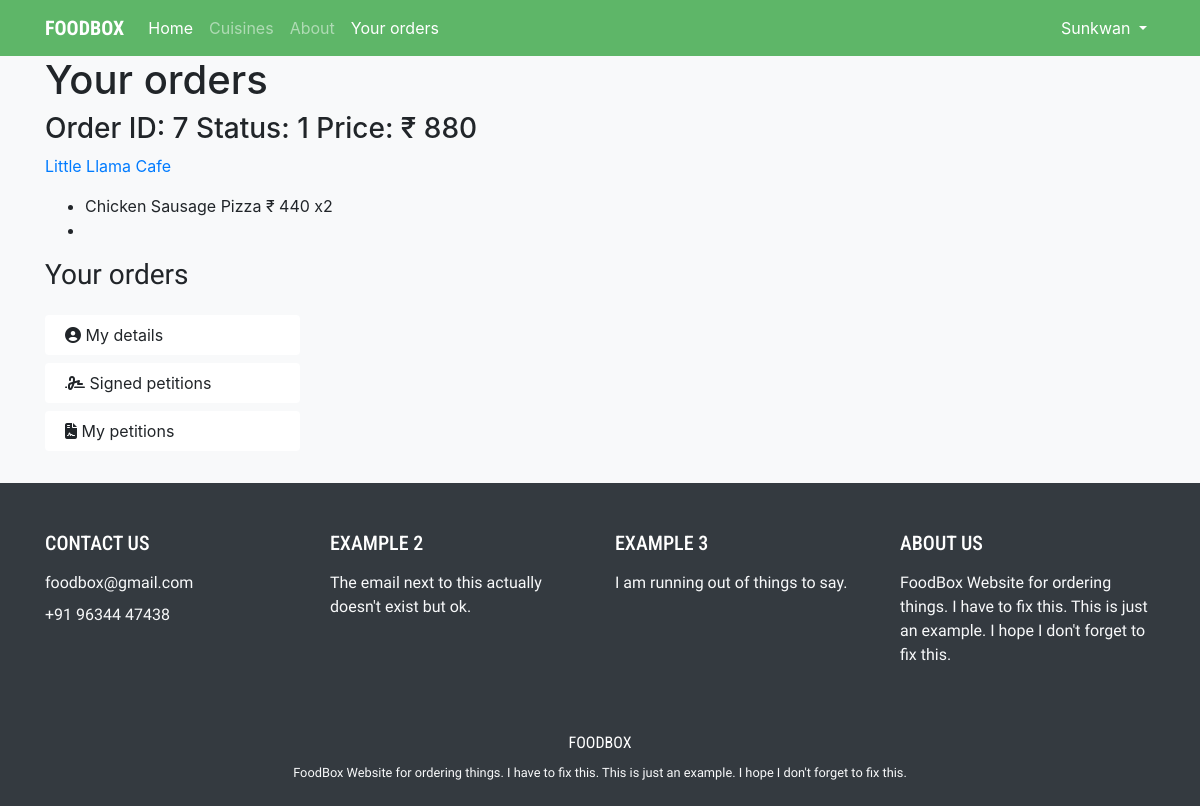
Page /orders (signed in) on the earlier database version.
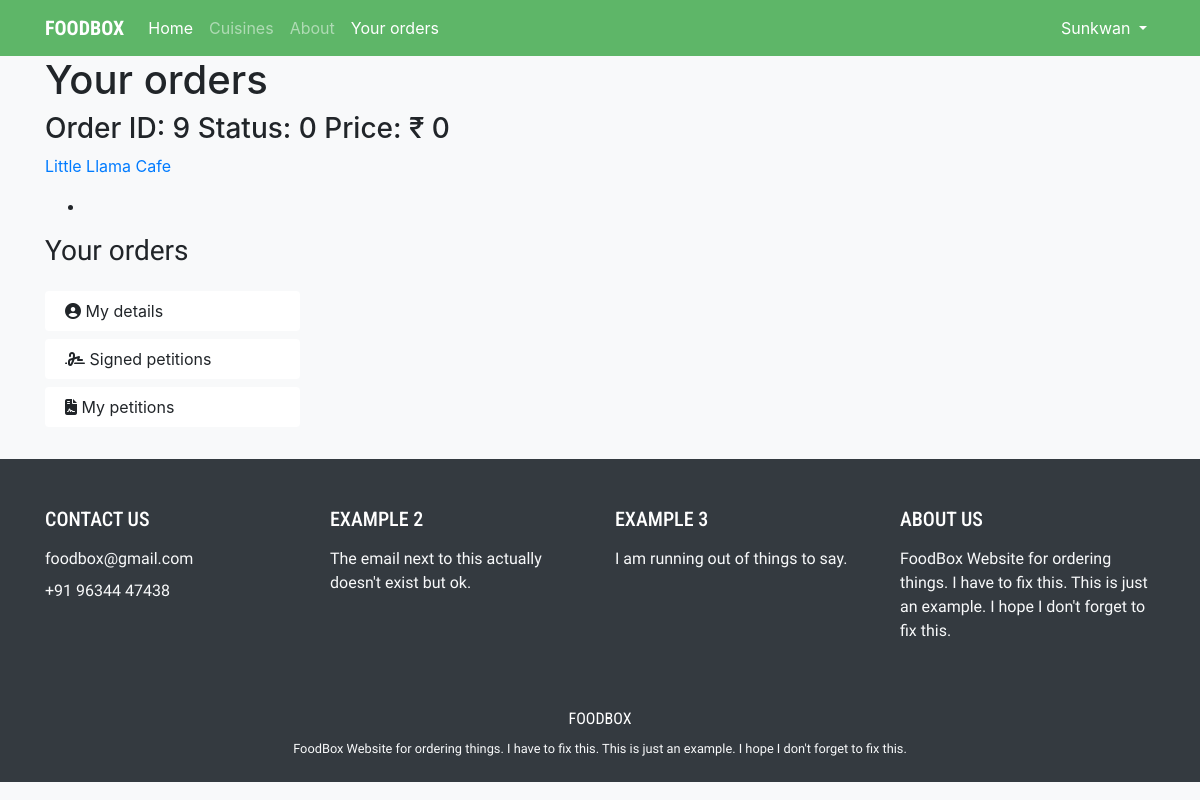
Same page on the later database version.
### food/models.py (models this page shows, shortened)
class Order(models.Model):
    user = models.ForeignKey(User, on_delete=models.CASCADE, related_name='orders')
    restaurant = models.ForeignKey(Restaurant, on_delete=models.CASCADE, related_name='orders')
    address = models.CharField(max_length=100, blank=True)
    status = models.IntegerField(default=0)
    totalPrice = models.IntegerField(default=0)

class Restaurant(models.Model):
    name = models.CharField(max_length=50)
    nick = models.CharField(max_length=10, blank=True)
    cuisine = models.ManyToManyField(Cuisine, related_name='restaurants')
    description = models.TextField(blank=True)
    phoneNumber = models.CharField(max_length=50, blank=True)
    url = models.URLField(blank=True)
    openTime = models.TimeField(blank=True, null=True)
    closeTime = models.TimeField(blank=True, null=True)

class OrderItem(models.Model):
    orderList = models.ForeignKey(Order, on_delete=models.CASCADE, related_name='items')
    menuItem = models.ForeignKey(MenuItem, on_delete=models.CASCADE, related_name='orders')
    price = models.IntegerField(default=0)
    count = models.IntegerField(default=0)

class MenuItem(models.Model):
    name = models.CharField(max_length=50)
    price = models.IntegerField()
    description = models.TextField(blank=True)
    image = models.ImageField(upload_to='menu_item', blank=True)
    category = models.ForeignKey('Category', on_delete=models.CASCADE, related_name='menu', null=True)
    totalCount = models.IntegerField(default=0)

### food/views.py (the view)
# urls.py: path("orders", views.orders, name='orders'),
def orders(request):
    if not request.user.is_authenticated:
        return HttpResponseRedirect(reverse('login'))
    else:
        context = {
            "orders": request.user.orders.all()
        }
        return render(request, "food/orders.html", context)

### food/templates/food/orders.html (shortened to what this page needs)
{% extends "food/base.html" %}
{% load static %}
{% block body %}
  <h1>Your orders</h1>
  {% for order in orders %}
    <h3>Order ID: {{order.id}} Status: {{order.status}} Price: &#8377; {{ order.totalPrice }}</h3>
    <p><a href="{% url 'restaurant' order.restaurant.id %}">{{ order.restaurant.name }}</a></p>
    <ul>
      {% for item in order.items.all %}
          <li>{{ item.menuItem.name }} &#8377; {{ item.menuItem.price }} x{{ item.count }}</li>
      {% endfor %}
      <li>{{ order.address }}</li>
    </ul>
  {% endfor %}
  <h3 class="my-3" id="f1">Your orders</h3>
  <div class="row">
    <div class="col-12 col-lg-3">
      <div class="card border-0 account-card card-active my-2" onclick="window.location.href = '#'">
        <div class="card-body py-2">
          <i class="fas fa-user-circle"></i> My details
        </div>
      </div>
      <div class="card border-0 my-2 account-card" onclick="window.location.href = '#'">
        <div class="card-body py-2">
          <i class="fas fa-signature"></i> Signed petitions
        </div>
      </div>
      <div class="card border-0 my-2 account-card" onclick="window.location.href = '#'">
        <div class="card-body py-2">
          <i class="fas fa-file-contract"></i> My petitions
        </div>
      </div>
    </div>
  </div>
{% endblock %}

### food/templates/food/base.html (shortened to what this page needs)
{% load static %}
<!DOCTYPE html>
<html>
<head>
    <link rel="stylesheet" href="https://stackpath.bootstrapcdn.com/bootstrap/4.3.1/css/bootstrap.min.css"
>
    <link rel="stylesheet" href="https://cdnjs.cloudflare.com/ajax/libs/font-awesome/4.7.0/css/font-awesome.min.css">
    <link rel="stylesheet" href="https://cdnjs.cloudflare.com/ajax/libs/animate.css/4.0.0/animate.min.css"/>
    <link rel="stylesheet" href="{% static 'food/index.css' %}" />
</head>
<body class="bg-light">
    {% include 'food/nav.html' %}
    <div class="container">
        {% block body %}
        {% endblock %}
    </div>
    {% include 'food/footer.html' %}
</body>
</html>

### food/templates/food/nav.html (shortened to what this page needs)
<nav class="navbar sticky-top navbar-expand-lg navbar-dark" id="navback">
  <div class="container">
  <a class="navbar-brand font-weight-bold" href="{% url 'index' %}" id="logo">FOODBOX</a>
  <div class="collapse navbar-collapse" id="navbarSupportedContent">
    <ul class="navbar-nav mr-auto">
      <li class="nav-item active">
        <a class="nav-link" href="{% url 'index' %}">Home  <span class="sr-only">(current)</span></a>
      </li>
      <li class="nav-item">
        <a class="nav-link" href="{% url 'cuisines' %}">Cuisines</a>
      </li>
      <li class="nav-item">
        <a class="nav-link" href="{% url 'about' %}">About</a>
      </li>
      {% if request.user.is_authenticated %}
      <li class="nav-item">
        <a class="nav-link text-white" href="{% url 'orders' %}">Your orders</a>
      </li>
      {% endif %}
    </ul>
    {% if request.user.is_authenticated %}
    <ul class="navbar-nav ml-auto">
      <li class="nav-item dropdown">
        <a class="nav-link dropdown-toggle text-white" href="#" id="navbarDropdown" role="button" data-toggle="dropdown" aria-haspopup="true" aria-expanded="false">
          {{ user.username|title }}
        </a>
      </li>
    </ul>
    {% else %}
    <a class="btn btn-outline-light border-0 my-2 my-sm-0 mx-0 mx-md-2 d-block" href="{% url 'login' %}">Login</a>
    <a class="btn btn-outline-light my-2 my-sm-0 d-block" href="{% url 'register' %}">Register</a>
    {% endif %}
  </div>
  </div>
</nav>

### food/templates/food/footer.html
<div class="container-fluid bg-dark pt-5 pb-2 mt-4">
  <div class="container">
    <div class="row">
      <div class="col-12 col-lg-3">
        <h5 id="logo" class="text-white">CONTACT US</h5>
        <p class="text-light mt-3" id="f1">foodbox@gmail.com</p>
        <p class="text-light mt-n2" id="f1">+91 96344 47438</p>
      </div>
      <div class="d-none d-lg-block col-3">
        <h5 id="logo" class="text-white">EXAMPLE 2</h5>
        <p class="text-light mt-3" id="f1">The email next to this actually doesn't exist but ok.</p>
      </div>
      <div class="d-none d-lg-block col-lg-3">
        <h5 id="logo" class="text-white">EXAMPLE 3</h5>
        <p class="text-light mt-3" id="f1">I am running out of things to say.</p>
      </div>
      <div class="d-none d-lg-block col-lg-3">
        <h5 id="logo" class="text-white">ABOUT US</h5>
        <p class="text-light mt-3" id="f1">FoodBox Website for ordering things. I have to fix this. This is just an example. I hope I don't forget to fix this.</p>
      </div>
    </div>
    <div class="row mt-5">
      <div class="col-12 text-center">
        <p class="text-white" id="logo">FOODBOX</p>
        <small>
        <p class="text-light mt-n2" id="f1">FoodBox Website for ordering things. I have to fix this. This is just an example. I hope I don't forget to fix this.</p>
        </small>
      </div>
    </div>
  </div>
</div>

### food/static/food/index.css (style rules this page uses)
#logo { font-family: 'Roboto Condensed', sans-serif; }
#navback { background-color: #5EB668 !important; }
#f1 { font-family: 'Nanum Gothic', sans-serif; }

Differences in the rows shown:
removed Order: id "7", status "1", totalPrice "880", restaurant.name "Little Llama Cafe"
removed OrderItem: menuItem.name "Chicken Sausage Pizza", menuItem.price "440", count "2"
added Order: id "9", status "0", totalPrice "0", restaurant.name "Little Llama Cafe"
